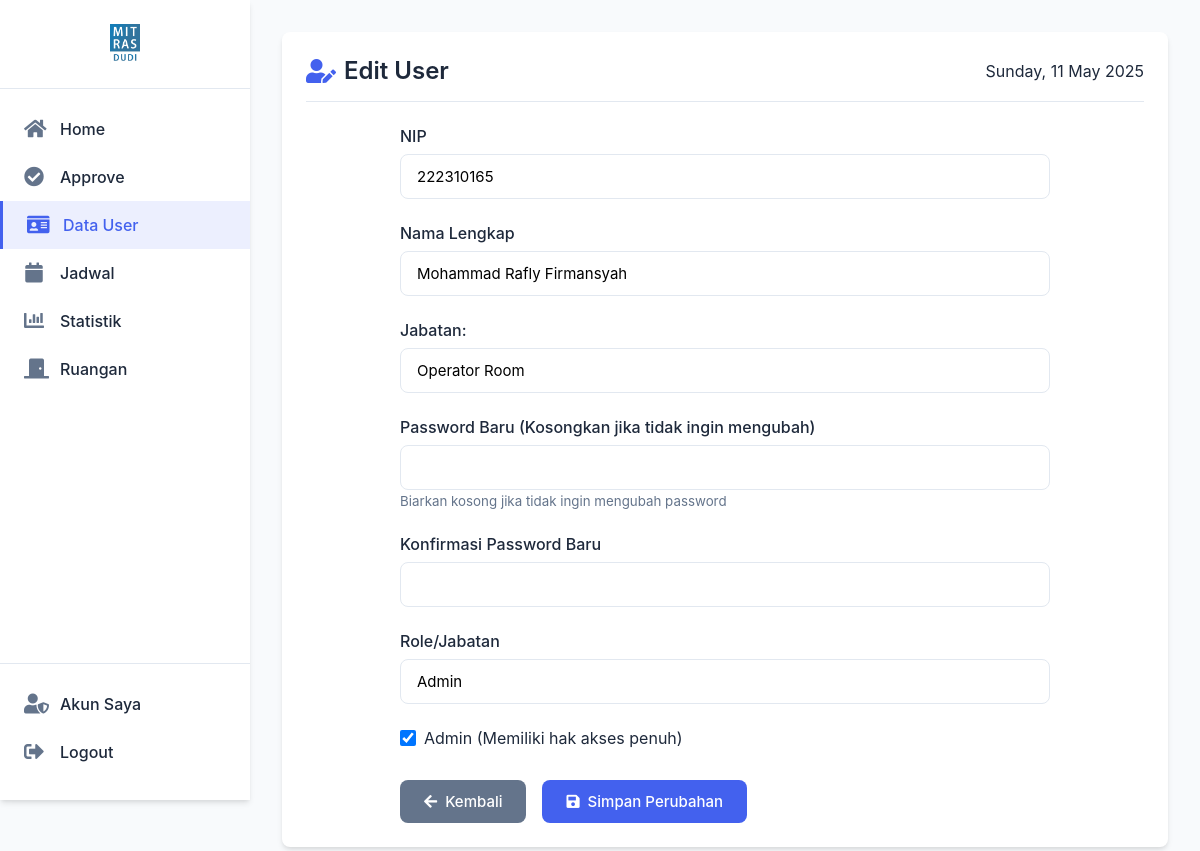
Page /pegawai_edit.php?id=21 (signed in) on the committed database.
### tables this page shows
CREATE TABLE `users` (
  `id` int(11) NOT NULL,
  `nip` varchar(20) NOT NULL,
  `nama` varchar(100) NOT NULL,
  `jabatan` varchar(200) NOT NULL,
  `password` varchar(255) NOT NULL,
  `role` enum('Admin','User') NOT NULL,
  `is_admin` tinyint(1) DEFAULT 0
);

### pegawai_edit.php (the view, shortened to what this page needs)
<?php
$host = 'localhost';
$db = 'projek_ruangan';
$user = 'root';
$pass = '';
try {
    $pdo = new PDO("mysql:host=$host;dbname=$db", $user, $pass);
    $pdo->setAttribute(PDO::ATTR_ERRMODE, PDO::ERRMODE_EXCEPTION);
} catch (PDOException $e) {
    die("Koneksi ke database gagal: " . $e->getMessage());
}
$current_date = date('l, d F Y');
$user_id = $_GET['id'];
$stmt = $pdo->prepare("SELECT * FROM users WHERE id = ?");
$stmt->execute([$user_id]);
$user_data = $stmt->fetch(PDO::FETCH_ASSOC);
?>
<!DOCTYPE html>
<html lang="id">
<head>
    <link href='https://unpkg.com/boxicons@2.1.4/css/boxicons.min.css' rel='stylesheet'>
    <link rel="stylesheet" href="https://cdnjs.cloudflare.com/ajax/libs/font-awesome/5.15.3/css/all.min.css">
</head>
<body>
    <div class="sidebar">
        <div class="logo-area">
            <img src="gambar/LOGO 1 MITRAS.jpg" alt="Logo">
        </div>
        <a href="admin_home.php">
            <i class="fas fa-home"></i> <span>Home</span>
        </a>
        <a href="admin_approve.php">
            <i class="fas fa-check-circle"></i> <span>Approve</span>
        </a>
        <a href="admin_datauser.php" class="active">
            <i class="fas fa-id-card"></i> <span>Data User</span>
        </a>
        <a href="admin_jadwal.php">
            <i class="fas fa-calendar"></i> <span>Jadwal</span>
        </a>
        <a href="admin_statistik.php">
            <i class="fas fa-chart-bar"></i> <span>Statistik</span>
        </a>
        <a href="admin_ruang.php">
            <i class="fas fa-door-closed"></i> <span>Ruangan</span>
        </a>
        <div class="bottom-links">
            <a href="admin_akun.php">
                <i class="fas fa-user-shield"></i> <span>Akun Saya</span>
            </a>
            <a href="logout.php" onclick="return confirmLogout();">
                <i class="fas fa-sign-out-alt"></i> <span>Logout</span>
            </a>
        </div>
    </div>
    <div class="main-admin">
        <div class="container-admin">
            <div class="page-header">
                <h2><i class="fas fa-user-edit"></i> Edit User</h2>
                <span><?php echo $current_date; ?></span>
            </div>
            <div class="form-container">
                <form method="POST" action="">
                    <div class="form-group">
                        <label for="nip">NIP</label>
                        <input type="text" class="form-control" id="nip" name="nip" value="<?php echo htmlspecialchars($user_data['nip']); ?>" required>
                    </div>
                    <div class="form-group">
                        <label for="nama">Nama Lengkap</label>
                        <input type="text" class="form-control" id="nama" name="nama" value="<?php echo htmlspecialchars($user_data['nama']); ?>" required>
                    </div>
                    <div class="form-group">
                        <label for="jabatan">Jabatan:</label>
                        <input type="text" id="jabatan" name="jabatan" value="<?php echo htmlspecialchars($user_data['jabatan']); ?>" class="form-control" required>
                    </div>
                    <div class="form-group">
                        <label for="password">Password Baru (Kosongkan jika tidak ingin mengubah)</label>
                        <input type="password" class="form-control" id="password" name="password">
                        <small style="color: var(--text-light);">Biarkan kosong jika tidak ingin mengubah password</small>
                    </div>
                    <div class="form-group">
                        <label for="confirm_password">Konfirmasi Password Baru</label>
                        <input type="password" class="form-control" id="confirm_password" name="confirm_password">
                    </div>
                    <div class="form-group">
                        <label for="role">Role/Jabatan</label>
                        <input type="text" class="form-control" id="role" name="role" value="<?php echo htmlspecialchars($user_data['role']); ?>">
                    </div>
                    <div class="form-check">
                        <input type="checkbox" class="form-check-input" id="is_admin" name="is_admin" <?php echo $user_data['is_admin'] == 1 ? 'checked' : ''; ?>>
                        <label for="is_admin">Admin (Memiliki hak akses penuh)</label>
                    </div>
                    <div class="btn-group">
                        <a href="admin_datauser.php" class="btn btn-secondary">
                            <i class="fas fa-arrow-left"></i> Kembali
                        </a>
                        <button type="submit" class="btn btn-primary">
                            <i class="fas fa-save"></i> Simpan Perubahan
                        </button>
                    </div>
                </form>
            </div>
        </div>
    </div>
</body>
</html>

### pegawai_edit.php (style rules this page uses)
:root { --primary-color: #4361ee; --secondary-color: #3f37c9; --accent-color: #4cc9f0; --success-color: #4ade80; --danger-color: #f43f5e; --warning-color: #facc15; --info-color: #60a5fa; --background-color: #f8fafc; --card-color: #ffffff; --text-dark: #1e293b; --text-light: #64748b; --border-color: #e2e8f0; --shadow-sm: 0 1px 2px 0 rgba(0, 0, 0, 0.05); --shadow: 0 4px 6px -1px rgba(0, 0, 0, 0.1), 0 2px 4px -1px rgba(0, 0, 0, 0.06); --shadow-md: 0 10px 15px -3px rgba(0, 0, 0, 0.1), 0 4px 6px -2px rgba(0, 0, 0, 0.05); --shadow-lg: 0 20px 25px -5px rgba(0, 0, 0, 0.1), 0 10px 10px -5px rgba(0, 0, 0, 0.04); --sidebar-width: 250px; --header-height: 60px; --border-radius: 8px; --transition-speed: 0.3s; }
* { margin: 0; padding: 0; box-sizing: border-box; font-family: 'Inter', 'Segoe UI', Arial, sans-serif; }
body { background-color: var(--background-color); color: var(--text-dark); display: flex; min-height: 100vh; overflow-x: hidden; }
.sidebar { width: var(--sidebar-width); background-color: var(--card-color); box-shadow: var(--shadow); padding: 1.5rem 0; position: fixed; height: 100vh; display: flex; flex-direction: column; transition: all var(--transition-speed) ease; z-index: 100; }
.logo-area { padding: 0 1.5rem 1.5rem 1.5rem; display: flex; align-items: center; justify-content: center; border-bottom: 1px solid var(--border-color); margin-bottom: 1rem; }
.logo-area img { height: 40px; }
.sidebar a { padding: 0.875rem 1.5rem; text-decoration: none; color: var(--text-dark); font-weight: 500; display: flex; align-items: center; transition: all var(--transition-speed) ease; position: relative; }
.sidebar a i { margin-right: 1rem; font-size: 1.25rem; width: 1.25rem; text-align: center; color: var(--text-light); transition: all var(--transition-speed) ease; }
.sidebar a.active { background-color: rgba(67, 97, 238, 0.1); border-left: 3px solid var(--primary-color); color: var(--primary-color); }
.sidebar a.active i { color: var(--primary-color); }
.bottom-links { margin-top: auto; border-top: 1px solid var(--border-color); padding-top: 1rem; }
.main-admin { flex: 1; margin-left: var(--sidebar-width); padding: 2rem; }
.container-admin { background-color: var(--card-color); border-radius: var(--border-radius); box-shadow: var(--shadow); padding: 1.5rem; }
.page-header { display: flex; justify-content: space-between; align-items: center; margin-bottom: 1.5rem; padding-bottom: 1rem; border-bottom: 1px solid var(--border-color); }
.page-header h2 { font-size: 1.5rem; font-weight: 600; color: var(--text-dark); display: flex; align-items: center; gap: 0.5rem; }
.page-header h2 i { color: var(--primary-color); }
.form-container { max-width: 650px; margin: 0 auto; animation: fadeIn 0.5s ease; }
.form-group { margin-bottom: 1.5rem; }
.form-group label { display: block; margin-bottom: 0.5rem; font-weight: 500; color: var(--text-dark); }
.form-control { width: 100%; padding: 0.75rem 1rem; font-size: 0.9375rem; border: 1px solid var(--border-color); border-radius: var(--border-radius); transition: all var(--transition-speed) ease; }
.form-check { display: flex; align-items: center; margin-bottom: 0.75rem; }
.form-check-input { margin-right: 0.5rem; width: 1rem; height: 1rem; }
.btn { display: inline-flex; align-items: center; justify-content: center; gap: 0.5rem; padding: 0.75rem 1.5rem; font-size: 0.9375rem; font-weight: 500; border-radius: var(--border-radius); cursor: pointer; transition: all var(--transition-speed) ease; border: none; text-decoration: none; }
.btn-primary { background-color: var(--primary-color); color: white; }
.btn-secondary { background-color: var(--text-light); color: white; }
.btn-group { display: flex; gap: 1rem; margin-top: 2rem; }

### rows in the picture
users: nip "222310165", nama "Mohammad Rafly Firmansyah", jabatan "Operator Room", role "Admin", is_admin "☑"
